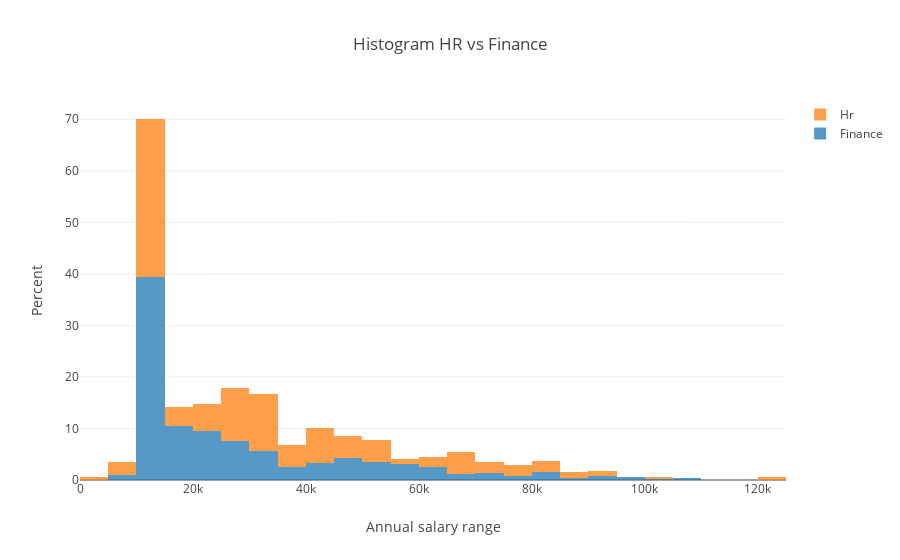

Notebook cell for this chart:
### Code cell
df_payroll_hr = rs_payroll_hr.DataFrame()
df_payroll_finance = rs_payroll_finance.DataFrame()

py.iplot(dict(
            data =  [
                        go.Histogram(x = df_payroll_finance.annual_salary, histnorm = 'percent', name = 'Finance', opacity=0.75),
                        go.Histogram(x = df_payroll_hr.annual_salary, histnorm = 'percent', name = 'Hr', opacity=0.75)
            ],
            layout = dict(
                            barmode = 'stack',
                            title = 'Histogram HR vs Finance', 
                            xaxis = dict(title = 'Annual salary range'),
                            yaxis = dict(title = 'Percent')
            )
))

### Figure 1 — Plotly figure (JSON) as saved in the notebook; plotly's stock layout.template omitted (floating-point values rounded to 4 significant figures; data arrays with more than 128 entries replaced by an {"elided": "..."} marker saying what was removed)
{"data": [{"histnorm": "percent", "name": "Finance", "opacity": 0.75, "type": "histogram", "uid": "337960d3-96ac-49c2-b0a8-437caf24c35e", "x": {"elided": "651 float values"}}, {"histnorm": "percent", "name": "Hr", "opacity": 0.75, "type": "histogram", "uid": "5719ed92-d423-484b-b0d4-81e3007b9cc9", "x": {"elided": "192 float values"}}], "layout": {"barmode": "stack", "title": {"text": "Histogram HR vs Finance"}, "xaxis": {"title": {"text": "Annual salary range"}}, "yaxis": {"title": {"text": "Percent"}}}}
